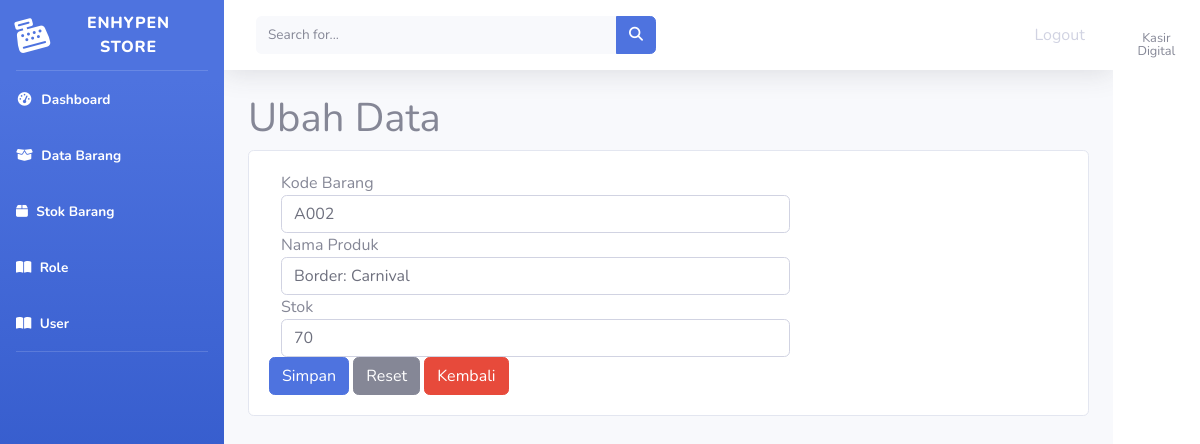
The page /index.php?page=stok_ubah&&id_barang=4 (signed in) on the database its author committed.
### tables this page shows
CREATE TABLE `barang` (
  `id_barang` int(11) NOT NULL,
  `nama_barang` varchar(50) NOT NULL,
  `harga` int(11) NOT NULL,
  `jumlah` int(11) NOT NULL,
  `kode_barang` varchar(50) DEFAULT NULL,
  `stok` int(11) NOT NULL
);

### stok_ubah.php (the view, shortened to what this page needs)
<h1 class="mt-4">Ubah Data </h1>
<div class="card">
    <div class="card-body">
        <div class="row">
            <div class="col-md-12">
                <form method="post">
                    <?php
                    $id = $_GET['id_barang'];
                        $query = mysqli_query($koneksi, "SELECT*FROM barang WHERE id_barang=$id");
                        $data = mysqli_fetch_array($query);
                    ?>
                    <div class="rows">
                        <div class="col-md-4">Kode Barang</div>
                        <div class="col-md-8"><input type="text" class="form-control" value="<?php echo $data['kode_barang'];?>" name="kode_barang" required oninvalid="setCustomValidity('Kode Barang belum diisi')" oninput="setCustomValidity('')"></div>
                    </div>
                    <div class="rows">
                        <div class="col-md-4">Nama Produk</div>
                        <div class="col-md-8"><input type="text" class="form-control" value="<?php echo $data['nama_barang'];?>" name="nama" required oninvalid="setCustomValidity('Nama Barang belum diisi')" oninput="setCustomValidity('')"></div>
                    </div>
                    <div class="rows">
                        <div class="col-md-4">Stok</div>
                        <div class="col-md-8"><input type="text" class="form-control" value="<?php echo $data['jumlah'];?>" name="stok" required oninvalid="setCustomValidity('Stok belum diisi')" oninput="setCustomValidity('')"></div>
                    </div>
                        <button type="submit" class="btn btn-primary" name="submit" value="submit">Simpan</button>
                        <button type="reset" class="btn btn-secondary">Reset</button>
                        <a href="?page=stok_barang" class="btn btn-danger">Kembali<a>
                    </div>
            </div>
        </div>
    </div>
</div>

### rows shown on the page
barang: kode_barang "A002", nama "Border: Carnival", stok "70"
